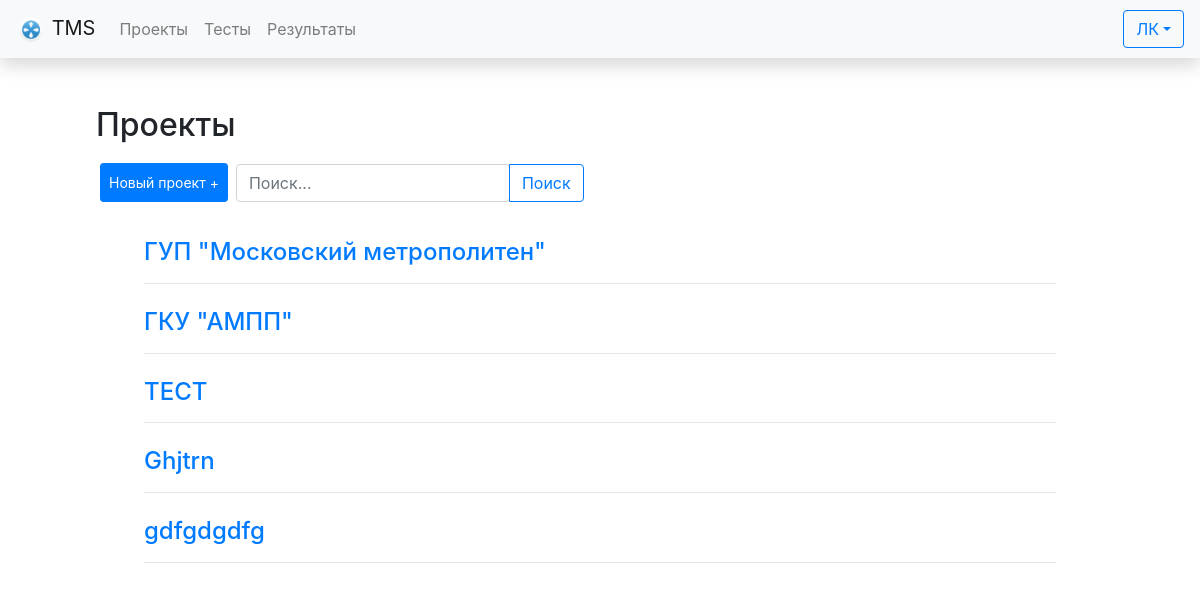
The page /projects/ (signed in) on the database as committed earlier.
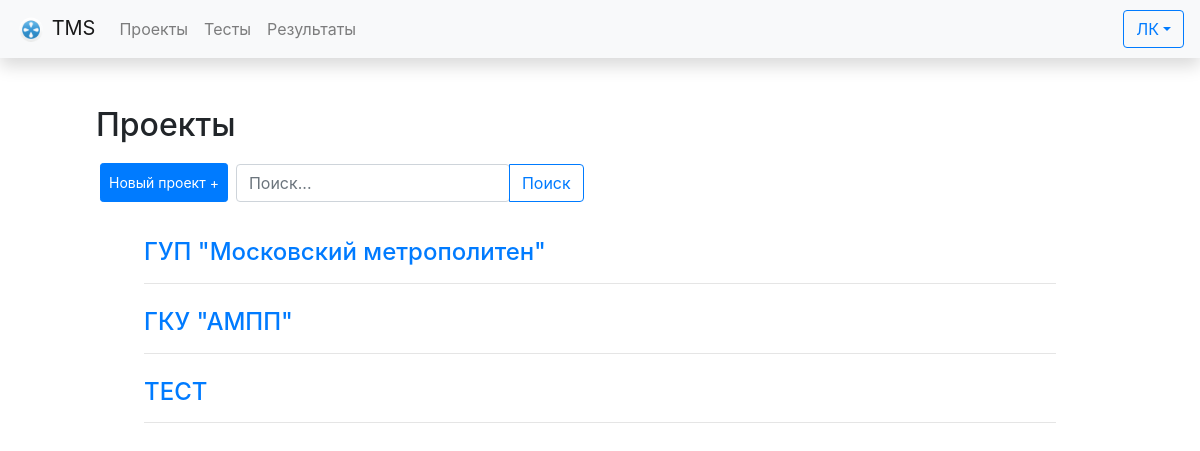
The same page on the database as committed later.
### tests/models.py (models this page shows, shortened)
class UserProjects(models.Model):
    id = models.AutoField(
        primary_key=True, verbose_name="Код проект-пользователь")
    project = models.ForeignKey(
        Projects, on_delete=models.CASCADE, verbose_name="Проект")
    user = models.ForeignKey(settings.AUTH_USER_MODEL, verbose_name=_(
        "Пользователь"), on_delete=models.CASCADE)
    class Meta:
        verbose_name = _("Проект пользователя")
        verbose_name_plural = _("Проекты пользователя")

class Projects(models.Model):
    id = models.AutoField(
        primary_key=True, verbose_name=_("Код проекта"))
    name = models.CharField(max_length=50, verbose_name=_(
        "Название проекта"), help_text="Название проекта", blank=False)
    class Meta:
        verbose_name = _("Проект")
        verbose_name_plural = _("Проекты")
        ordering = ['name']
    def __str__(self):
        return self.name

### tests/views.py (the view)
# urls.py: path('projects/', views.projects, name='projects'),
@login_required
def projects(request):
    if request.method == "POST":
        create_project(request.POST)
        return redirect(request.META['HTTP_REFERER'])
    projects = UserProjects.objects.filter(user=request.user)
    users_list = User.objects.all()
    return render(request, 'projects.html', {'project_list': projects, 'user_list': users_list, })

### templates/projects.html (shortened to what this page needs)
{% extends 'base.html' %}
{% block content %}
    <div class="mx-5 p-5">
        <h2>Проекты</h2>
        <div class="d-inline-flex flex-row align-items-center p-1">
            <button type="button"
                    class="btn btn-primary btn-sm p-2 text-nowrap"
                    data-toggle="modal"
                    data-target="#newProject">Новый проект +</button>
            <form class="input-group p-2"
                  method="get"
                  action="{% url 'search_results' %}">
                <input name="search"
                       type="search"
                       class="form-control rounded"
                       placeholder="Поиск..."
                       aria-label="Поиск..."
                       aria-describedby="search-addon"
                       required>
                <div class="input-group-append">
                    <button type="submit" class="btn btn-outline-primary">Поиск</button>
                </div>
            </form>
        </div>
        {% if project_list %}
            {% for project in project_list %}
                <div class="mx-5 mt-4">
                    <a class="h4" href="{% url 'project_view' project_pk=project.id%}">{{ project.project }}</a>
                    <hr>
                </div>
            {% endfor %}
        {% else %}
            <div class="mx-5 mt-4">
                <h4>Список пуст :(</h4>
                <a class="btn btn-outline-danger" href="{% url 'projects' %}">Отменить</a>
            </div>
        {% endif %}
    </div>
{% endblock content %}

Rows that differ between the two databases and show on the page:
removed UserProjects: project "Ghjtrn"
removed UserProjects: project "gdfgdgdfg"
